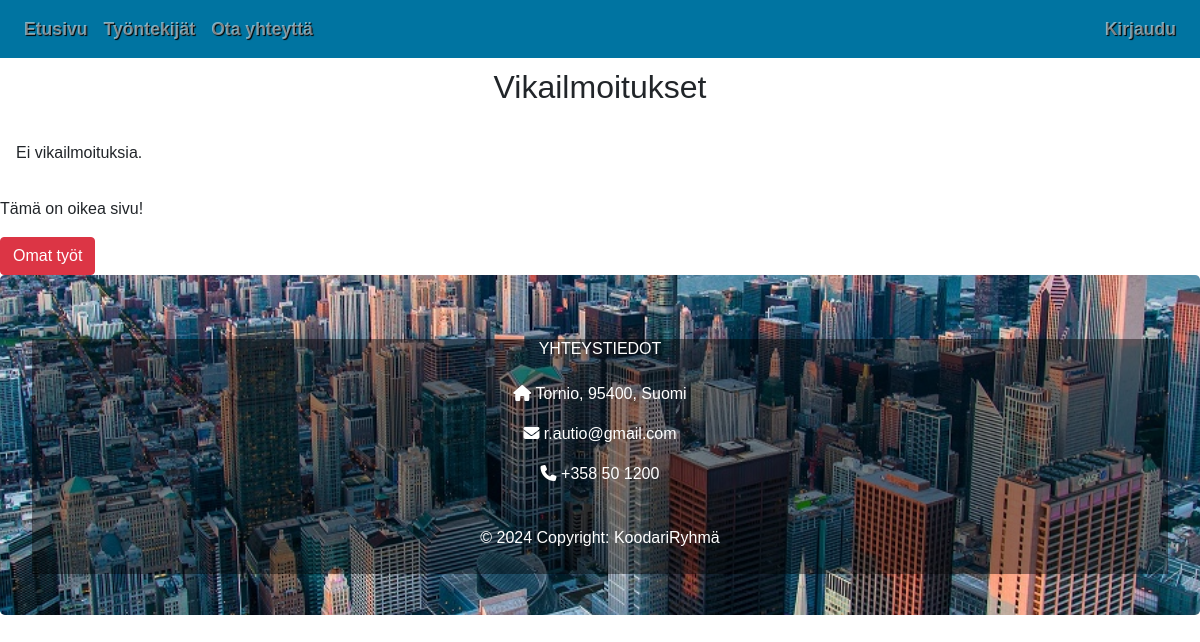
The page /omat_tyot.php on the database as committed earlier.
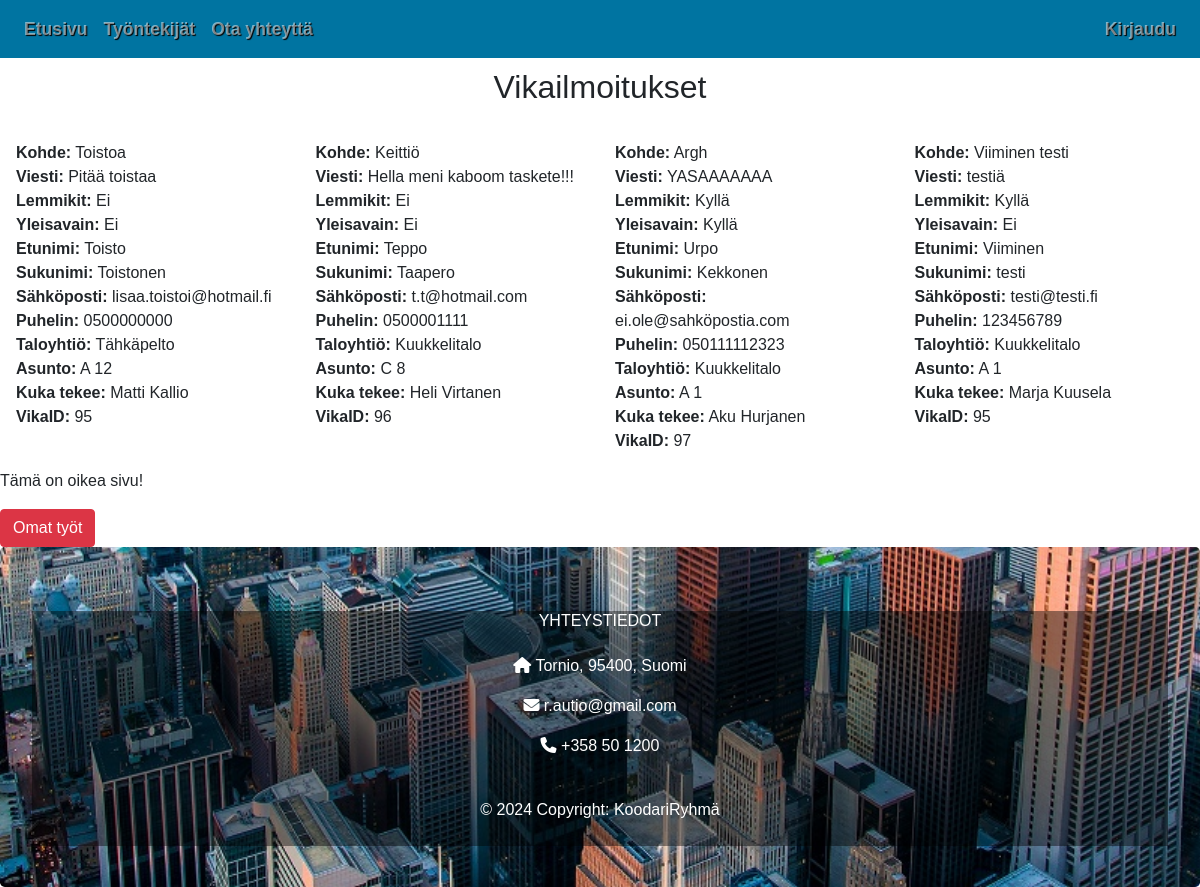
The same page on the database as committed later.
### tables this page shows
CREATE TABLE `kasittely` (
  `kasittelyID` int(11) NOT NULL,
  `pvm` timestamp NOT NULL DEFAULT current_timestamp(),
  `valmispvm` timestamp NULL DEFAULT NULL,
  `toimenpide` varchar(500) NOT NULL,
  `kohde` varchar(50) NOT NULL,
  `viesti` varchar(50) NOT NULL,
  `lemmikit` tinyint(20) NOT NULL,
  `yleisavain` tinyint(20) NOT NULL,
  `lahetetty` timestamp NOT NULL DEFAULT current_timestamp(),
  `etunimi` varchar(50) NOT NULL,
  `sukunimi` varchar(50) NOT NULL,
  `sposti` varchar(50) NOT NULL,
  `puhelin` varchar(50) NOT NULL,
  `tyontekijaID` int(11) NOT NULL,
  `vikaID` int(11) NOT NULL,
  `taloyhtioID` varchar(50) NOT NULL,
  `asuntoID` varchar(50) NOT NULL
);

CREATE TABLE `taloyhtio` (
  `taloyhtioID` int(11) NOT NULL,
  `osoite` varchar(50) NOT NULL,
  `tilat` varchar(500) NOT NULL,
  `nimi` varchar(50) NOT NULL,
  `kaupunki` varchar(50) NOT NULL,
  `postinro` varchar(10) NOT NULL,
  `isannoitsijaID` int(11) NOT NULL
);

CREATE TABLE `asunnot` (
  `asuntoID` int(11) NOT NULL,
  `huoneisto` varchar(50) DEFAULT NULL,
  `taloyhtioID` int(11) NOT NULL
);

CREATE TABLE `tyontekija` (
  `tyontekijaID` int(11) NOT NULL,
  `etunimi` varchar(50) NOT NULL,
  `sukunimi` varchar(50) NOT NULL,
  `sposti` varchar(50) NOT NULL,
  `puhelin` varchar(50) NOT NULL,
  `kuvapolku` varchar(50) NOT NULL,
  `status` tinyint(1) NOT NULL,
  `kayttajaID` int(11) NOT NULL,
  `rooliID` int(11) NOT NULL,
  `kasittelyID` int(11) NOT NULL
);

### omat_tyot.php (the view, shortened to what this page needs)
<!DOCTYPE html>
<html lang="en">
<head>
  <link rel="stylesheet" href="https://cdn.jsdelivr.net/npm/bootstrap@4.6.2/dist/css/bootstrap.min.css">
  <link rel="stylesheet" href="css/tyyli.css">
</head>
<body>
<nav class="navbar navbar-dark sticky-top navbar-expand-lg" data-mdb-theme="light">
  <div class="collapse navbar-collapse" id="navbarSupportedContent">
    <ul class="navbar-nav mr-auto">
      <li class="nav-item">
        <a class="nav-link" href="index.php">Etusivu</a>
      </li>
      <li class="nav-item">
        <a class="nav-link" href="tyontekijat.php">Työntekijät</a>
      </li>
      <li class="nav-item">
        <a class="nav-link" href="yhteydenotto.php">Ota yhteyttä</a>
      </li>
    </ul>
    <ul class="navbar-nav">
<?php
    if(isset($_SESSION['kayttajaID'])) {
        echo '<a class="nav-link" href="kirjaudu_ulos.php">Kirjaudu ulos</a>';
    } else {
      echo '<li class="nav-item">
      <a class="nav-link login-button" href="#" id="login-button" role="button" aria-haspopup="true" aria-expanded="false">
        Kirjaudu
      </a>
    </li>';
    }
?>
    </ul>
  </div>
</nav>
<?php
include 'php/conn.php';
try {
    $sql = "SELECT k.*, ty.etunimi AS t_etunimi, ty.sukunimi AS t_sukunimi,
    t.nimi AS taloyhtio_nimi, a.huoneisto AS asunto FROM kasittely k
    JOIN tyontekija ty ON k.tyontekijaID = ty.tyontekijaID
    JOIN taloyhtio t ON k.taloyhtioID = t.taloyhtioID
    JOIN asunnot a ON k.asuntoID = a.asuntoID";
    $stmt = $yhteys->query($sql);
    $entries = $stmt->fetchAll(PDO::FETCH_ASSOC);
} catch (PDOException $e) {
    echo "Virhe haettaessa vikailmoituksia: " . $e->getMessage();
}
?>
<!DOCTYPE html>
<html>
<head>
</head>
<body>
<h2 class="vikah2">Vikailmoitukset</h2>
<div class="container-fluid p-3">
<form action="php/lisaa_tyo.php" method="POST">
<?php if (isset($entries) && !empty($entries)) : ?>
    <div class="row">
        <?php foreach ($entries as $entry) : ?>
            <div class="col-md-3">
                <strong>Kohde:</strong> <?php echo $entry['kohde']; ?><br>
                <strong>Viesti:</strong> <?php echo $entry['viesti']; ?><br>
                <strong>Lemmikit:</strong> <?php echo $entry['lemmikit'] ? 'Kyllä' : 'Ei'; ?><br>
                <strong>Yleisavain:</strong> <?php echo $entry['yleisavain'] ? 'Kyllä' : 'Ei'; ?><br>
                <strong>Etunimi:</strong> <?php echo $entry['etunimi']; ?><br>
                <strong>Sukunimi:</strong> <?php echo $entry['sukunimi']; ?><br>
                <strong>Sähköposti:</strong> <?php echo $entry['sposti']; ?><br>
                <strong>Puhelin:</strong> <?php echo $entry['puhelin']; ?><br>
                <strong>Taloyhtiö:</strong> <?php echo $entry['taloyhtio_nimi']; ?><br>
                <strong>Asunto:</strong> <?php echo $entry['asunto']; ?><br>
                <strong>Kuka tekee:</strong> <?php echo $entry['t_etunimi'] . " " . $entry['t_sukunimi']; ?><br>
                <strong>VikaID:</strong> <?php echo $entry['vikaID']; ?><br>
            </div>
        <?php endforeach; ?>
      </div>
<?php else : ?>
    <p>Ei vikailmoituksia.</p>
<?php endif; ?>
</form>
</div>
<p>Tämä on oikea sivu!</p>
<a href="ilmoituslistaus.php"><button name="omatyo" class="btn btn-danger omatyo">Omat työt</button></a>
<footer class="jumbotron footer col-sm-12">
  <div class="col-lg-12 col-md-12 col-sm-12 footerBox">
  <section class="">
        <div class="col-md-4 col-lg-3 col-xl-3 mx-auto mb-md-0 mb-4">
          <h6 class="text-uppercase fw-bold mb-4">Yhteystiedot</h6>
          <p><i class="fas fa-home me-3"></i> Tornio, 95400, Suomi</p>
          <p>
            <i class="fas fa-envelope me-3"></i>
            r.autio@gmail.com
          </p>
          <p><i class="fas fa-phone me-3"></i> +358 50 1200</p>
        </div>
  </section>
    <div class="p-4">
      © 2024 Copyright: KoodariRyhmä
    </div>
  </div>
</footer>
</body>
</html>

Rows that differ between the two databases and show on the page:
added kasittely: kohde "Toistoa", viesti "Pitää toistaa", lemmikit "Ei", yleisavain "Ei", etunimi "Toisto", sukunimi "Toistonen", sposti "lisaa.toistoi@hotmail.fi", puhelin "0500000000", taloyhtioID.nimi "Tähkäpelto", asuntoID.huoneisto "A 12", tyontekijaID.etunimi "Matti", tyontekijaID.sukunimi "Kallio", vikaID "95"
added kasittely: kohde "Keittiö", viesti "Hella meni kaboom taskete!!!", lemmikit "Ei", yleisavain "Ei", etunimi "Teppo", sukunimi "Taapero", sposti "t.t@hotmail.com", puhelin "0500001111", taloyhtioID.nimi "Kuukkelitalo", asuntoID.huoneisto "C 8", tyontekijaID.etunimi "Heli", tyontekijaID.sukunimi "Virtanen", vikaID "96"
added kasittely: kohde "Argh", viesti "YASAAAAAAA", lemmikit "Kyllä", yleisavain "Kyllä", etunimi "Urpo", sukunimi "Kekkonen", sposti "ei.ole@sahköpostia.com", puhelin "050111112323", taloyhtioID.nimi "Kuukkelitalo", asuntoID.huoneisto "A 1", tyontekijaID.etunimi "Aku", tyontekijaID.sukunimi "Hurjanen", vikaID "97"
added kasittely: kohde "Viiminen testi", viesti "testiä", lemmikit "Kyllä", yleisavain "Ei", etunimi "Viiminen", sukunimi "testi", sposti "testi@testi.fi", puhelin "123456789", taloyhtioID.nimi "Kuukkelitalo", asuntoID.huoneisto "A 1", tyontekijaID.etunimi "Marja", tyontekijaID.sukunimi "Kuusela", vikaID "95"
Other text that changed with them:
text no longer shown: "Ei vikailmoituksia."
